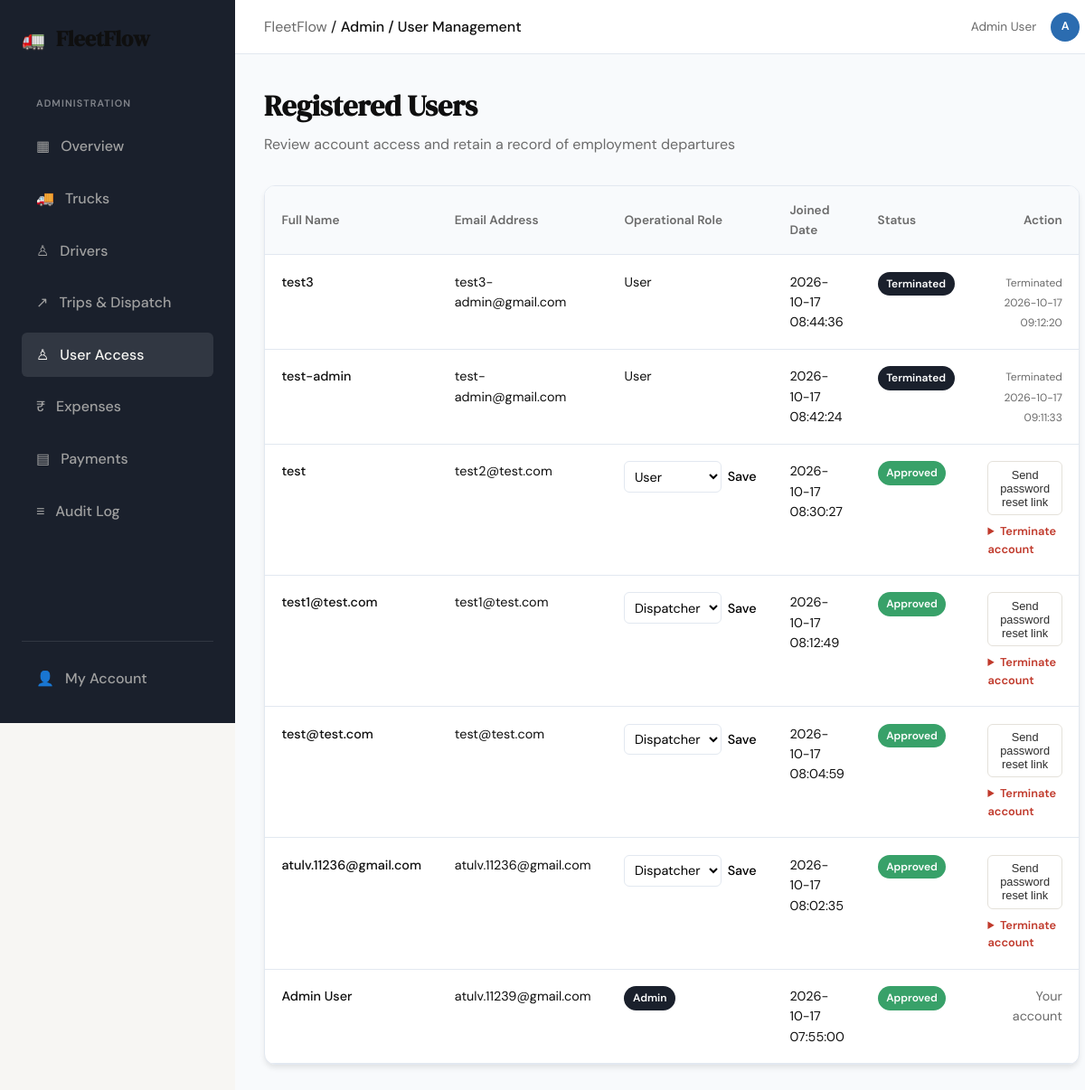
Page /admin/users (signed in) on the committed database.
### tables this page shows
CREATE TABLE users (
                user_id INTEGER PRIMARY KEY AUTOINCREMENT,
                email TEXT NOT NULL UNIQUE,
                password TEXT NOT NULL,
                is_approved BOOLEAN DEFAULT 0,
                role TEXT CHECK(role IN ('Admin', 'User')) DEFAULT 'User',
                created_at DATETIME DEFAULT CURRENT_TIMESTAMP
            , full_name TEXT, is_rejected BOOLEAN NOT NULL DEFAULT 0, is_terminated BOOLEAN NOT NULL DEFAULT 0, terminated_at DATETIME, job_role TEXT NOT NULL DEFAULT 'User');

### app.py (the view)
@app.route("/admin/users")
@admin_required
def admin_users():
    session.setdefault("csrf_token", secrets.token_urlsafe(32))
    conn = get_db()
    rows = conn.execute(
        "SELECT user_id, full_name, email, created_at, is_approved, is_rejected, "
        "is_terminated, terminated_at, role, job_role "
        "FROM users ORDER BY created_at DESC, user_id DESC"
    ).fetchall()
    users = [dict(row) for row in rows]
    conn.close()
    return render_template(
        "admin_users.html",
        users=users,
        current_user_id=session['user_id'],
        super_admin_email=SUPER_ADMIN_EMAIL,
        csrf_token=session["csrf_token"],
        block_content='dashboard'
    )

### controller/access_controller.py (called while the page is built)
def admin_required(f):
    from functools import wraps
    @wraps(f)
    def decorated_function(*args, **kwargs):
        if 'user_id' not in session:
            return redirect(url_for('login'))
        from database.db import get_db
        conn = get_db()
        controller = UserAccessController(conn)
        is_authorized = controller.is_authorized(session['user_id'])
        is_admin = is_authorized and (
            controller.is_admin(session['user_id'])
            or controller.is_super_admin(session.get('email'))
        )
        conn.close()
        if not is_admin:
            if not is_authorized:
                session.clear()
                return redirect(url_for('login'))
            return "Access Denied: Administrator privileges required.", 403
        session['is_admin'] = True
        return f(*args, **kwargs)
    return decorated_function

    def is_authorized(self, user_id):
        user = self.db.execute(
            "SELECT is_approved, is_rejected, is_terminated FROM users WHERE user_id = ?",
            (user_id,)
        ).fetchone()
        return (
            user
            and user['is_approved'] == 1
            and not user['is_rejected']
            and not user['is_terminated']
        )

    def is_admin(self, user_id):
        user = self.db.execute("SELECT role FROM users WHERE user_id = ?", (user_id,)).fetchone()
        return user and user['role'] == 'Admin'

### database/db.py (called while the page is built)
def get_db():
    conn = sqlite3.connect(DATABASE_PATH)
    conn.row_factory = sqlite3.Row
    conn.execute("PRAGMA foreign_keys = ON")
    return conn

### templates/admin_users.html (shortened to what this page needs)
{% extends "base.html" %}
{% block breadcrumb %}Admin / User Management{% endblock %}
{% block content_dashboard %}
<div class="dashboard-page">
    <div class="panel-header" style="display: flex; justify-content: space-between; align-items: center; margin-bottom: 2rem;">
        <div>
            <h1 style="font-family: var(--font-display); font-size: 2rem; color: var(--ink); margin: 0;">Registered Users</h1>
            <p style="color: var(--ink-muted); margin-top: 0.25rem;">Review account access and retain a record of employment departures</p>
        </div>
    </div>
    <div class="table-container">
        <table class="fleet-table">
            <thead style="background: var(--bg-main);">
                <tr>
                    <th>Full Name</th>
                    <th>Email Address</th>
                    <th>Operational Role</th>
                    <th>Joined Date</th>
                    <th>Status</th>
                    <th style="text-align: right;">Action</th>
                </tr>
            </thead>
            <tbody>
                {% for user in users %}
                <tr>
                    <td style="font-weight: 500;">{{ user.full_name or user.email }}</td>
                    <td>{{ user.email }}</td>
                    <td>
                        {% if user.role == 'Admin' %}
                        <span class="status-badge badge-terminated">Admin</span>
                        {% elif user.is_approved and not user.is_rejected and not user.is_terminated and user.user_id != current_user_id %}
                        <form action="{{ url_for('update_user_job_role', id=user.user_id) }}" method="POST" class="role-assignment-form">
                            <select name="job_role" aria-label="Operational role for {{ user.email }}">
                                {% for role_option in ('User', 'Dispatcher') %}
                                <option value="{{ role_option }}" {% if user.job_role == role_option %}selected{% endif %}>{{ role_option }}</option>
                                {% endfor %}
                            </select>
                            <button type="submit" class="link-button">Save</button>
                        </form>
                        {% else %}
                        <span>{{ user.role if user.role == 'Admin' else user.job_role }}</span>
                        {% endif %}
                    </td>
                    <td>{{ user.created_at }}</td>
                    <td>
                        {% if user.is_terminated %}
                        <span class="status-badge badge-terminated">Terminated</span>
                        {% elif user.is_approved %}
                        <span class="status-badge badge-available">Approved</span>
                        {% elif user.is_rejected %}
                        <span class="status-badge badge-maint">Rejected</span>
                        {% else %}
                        <span class="status-badge badge-maint">Pending Approval</span>
                        {% endif %}
                    </td>
                    <td style="text-align: right;">
                        {% if not user.is_terminated and user.user_id != current_user_id and not (super_admin_email and user.email == super_admin_email) %}
                        <div class="admin-user-actions">
                        {% if user.role == 'User' and user.is_approved and not user.is_rejected %}
                        <form action="{{ url_for('admin_user_password_reset', id=user.user_id) }}" method="POST">
                            <button type="submit" class="btn-ghost" style="padding: 0.4rem 0.8rem; font-size: 0.8rem;">Send password reset link</button>
                        </form>
                        {% endif %}
                        <details class="terminate-details">
                            <summary class="terminate-summary">Terminate account</summary>
                        </details>
                        </div>
                        {% elif user.is_terminated %}
                        <span class="terminated-at">Terminated {{ user.terminated_at or '' }}</span>
                        {% else %}
                        <span style="color: var(--ink-muted);">Your account</span>
                        {% endif %}
                    </td>
                </tr>
                {% endfor %}
            </tbody>
        </table>
    </div>
</div>
{% endblock %}

### templates/base.html (shortened to what this page needs)
<!DOCTYPE html>
<html lang="en">
<head>
    <link rel="stylesheet" href="{{ url_for('static', filename='css/style.css') }}">
</head>
<body class="{{ 'dashboard-body' if block_content == 'dashboard' else '' }}">
    {% if block_content == 'dashboard' %}
    <div class="dashboard-layout">
        <aside class="sidebar">
            <div class="sidebar-header">
                <span class="brand-icon">🚛</span>
                <span class="brand-name">FleetFlow</span>
            </div>
            <nav class="sidebar-nav">
                {% if session.get('is_admin') or session.get('role') == 'Admin' %}
                <span class="nav-section-label">Administration</span>
                <a href="{{ url_for('admin_dashboard') }}" class="nav-item{% if request.endpoint == 'admin_dashboard' %} active{% endif %}"><span>▦</span> Overview</a>
                <a href="{{ url_for('trucks') }}" class="nav-item{% if request.endpoint in ('trucks', 'add_truck', 'edit_truck', 'delete_truck') %} active{% endif %}"><span>🚚</span> Trucks</a>
                <a href="{{ url_for('drivers') }}" class="nav-item{% if request.endpoint in ('drivers', 'add_driver', 'edit_driver', 'upload_driver_document', 'download_driver_document') %} active{% endif %}"><span>♙</span> Drivers</a>
                <a href="{{ url_for('trips') }}" class="nav-item{% if request.endpoint in ('trips', 'create_trip', 'update_trip_status', 'update_trip_freight', 'record_trip_payment') %} active{% endif %}"><span>↗</span> Trips & Dispatch</a>
                <a href="{{ url_for('admin_users') }}" class="nav-item{% if request.endpoint in ('admin_users', 'approve_user', 'reject_user') %} active{% endif %}"><span>♙</span> User Access</a>
                <a href="{{ url_for('expenses') }}" class="nav-item{% if request.endpoint in ('expenses', 'review_expense', 'correct_expense_amount') %} active{% endif %}"><span>₹</span> Expenses</a>
                <a href="{{ url_for('payments') }}" class="nav-item{% if request.endpoint in ('payments', 'correct_payment_amount') %} active{% endif %}"><span>▤</span> Payments</a>
                <a href="{{ url_for('admin_audit') }}" class="nav-item{% if request.endpoint == 'admin_audit' %} active{% endif %}"><span>≡</span> Audit Log</a>
                {% endif %}
            </nav>
            <div class="sidebar-footer">
                <a href="{{ url_for('account') }}" class="nav-item{% if request.endpoint == 'account' %} active{% endif %}"><span>👤</span> My Account</a>
            </div>
        </aside>
        <div class="app-container">
            <nav class="top-bar">
                <div class="breadcrumbs">
                    <span style="color: var(--ink-muted);">FleetFlow</span> /
                    <span style="color: var(--ink); font-weight: 500;">{% block breadcrumb %}Dashboard{% endblock %}</span>
                </div>
                <div class="user-profile" style="display: flex; align-items: center; gap: 1rem;">
                    {% set profile_name = session.get('full_name') or session.get('email', 'Account') %}
                    <span style="font-size: 0.85rem; color: var(--ink-muted);">{{ profile_name }}</span>
                    <div aria-label="{{ profile_name }}" title="{{ profile_name }}" style="width: 32px; height: 32px; border-radius: 50%; background: var(--industry-blue); color: white; display: flex; align-items: center; justify-content: center; font-size: 0.8rem; font-weight: 600;">{{ session.get('avatar_initials') or profile_name[:1]|upper }}</div>
                </div>
            </nav>
            <main class="main-content" style="padding: 2rem;">
                {% block content_dashboard %}{% endblock %}
            </main>
        </div>
    </div>
    {% endif %}
</body>
</html>

### rows in the picture
users: full_name "Admin User", email "atulv.11239@gmail.com", role "Admin", created_at "2026-10-17 07:55:00", is_terminated "Approved"
users: full_name "test3", email "test3-admin@gmail.com", role+job_role "User", created_at "2026-10-17 08:44:36", is_terminated "Terminated", terminated_at "2026-10-17 09:12:20"
users: full_name "test-admin", email "test-admin@gmail.com", role+job_role "User", created_at "2026-10-17 08:42:24", is_terminated "Terminated", terminated_at "2026-10-17 09:11:33"
users: full_name "test", email "test2@test.com", job_role "User", created_at "2026-10-17 08:30:27", is_terminated "Approved"
users: email "test1@test.com", job_role "Dispatcher", created_at "2026-10-17 08:12:49", is_terminated "Approved"
users: email "test@test.com", job_role "Dispatcher", created_at "2026-10-17 08:04:59", is_terminated "Approved"
users: email "atulv.11236@gmail.com", job_role "Dispatcher", created_at "2026-10-17 08:02:35", is_terminated "Approved"

### other values in the picture
{{ session.get('avatar_initials') or profile_name[:1]|upper }} "A"
